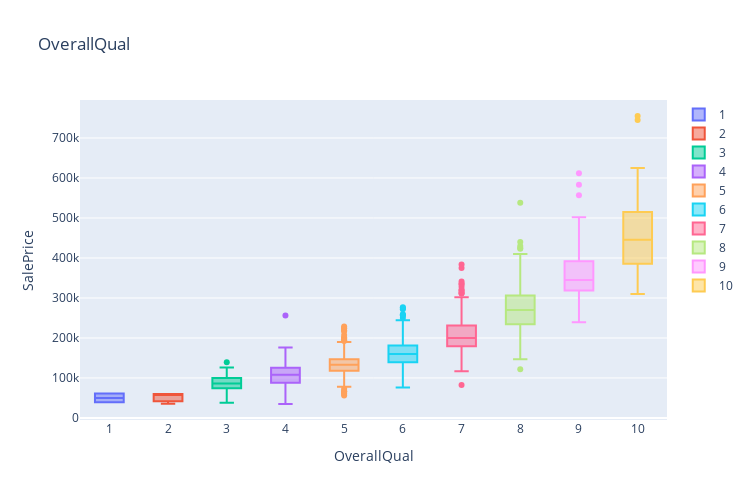

The notebook cell saved with this chart:
### Markdown cell above
### Boxplot: SalePrice vs. OverallQual

### Code cell
trace = []
for name, group in df_train[["SalePrice", "OverallQual"]].groupby("OverallQual"):
    trace.append( go.Box( y=group["SalePrice"].values, name=name ) )
    
layout = go.Layout(title="OverallQual", 
                   xaxis=dict(title='OverallQual',ticklen=5, zeroline= False),
                   yaxis=dict(title='SalePrice', side='left'),
                   autosize=False, width=750, height=500)

fig = go.Figure(data=trace, layout=layout)
iplot(fig)

### Figure 1 — Plotly figure (JSON) as saved in the notebook; plotly's stock layout.template omitted (floating-point values rounded to 4 significant figures; data arrays with more than 128 entries replaced by an {"elided": "..."} marker saying what was removed)
{"data": [{"name": "1", "type": "box", "y": [61000, 39300]}, {"name": "2", "type": "box", "y": [60000, 35311, 60000]}, {"name": "3", "type": "box", "y": [107400, 85000, 76500, 126175, 87500, 120000, 67000, 52000, 93500, 37900, 91000, 82000, 139600, 81000, 92900, 95000, 72500, 79000, 58500, 105000]}, {"name": "4", "type": "box", "y": [90000, 68500, 40000, 82000, 113000, 80000, 129500, 91000, 135750, 136500, 123600, 109900, 94750, 128950, 100000, 100000, 115000, 103200, 140000, 141000, 107000, 97000, 141000, 88000, 82500, 82000, 134432, 100000, 150000, 109008, 81000, 118000, 256000, 89471, 86000, 34900, 106250, 86000, 111250, 108000, 108000, 133000, 118500, 75500, 84500, 108000, 137500, 137500, 87000, 55000, 102776, 129000, 124500, 135000, 120500, 103000, 98000, 96500, 102000, 107900, 109900, 93000, 128000, 129000, 132250, 118500, 106500, 110000, 75000, 135000, 79900, 150000, 135000, 85500, 110000, 121600, 88000, 176000, 84000, 97000, 80000, 84900, 83500, 128000, 112000, 115000, 135000, 80000, 108959, 168000, 148000, 116050, 107000, 113000, 145000, 80500, 101800, 161500, 68400, 119000, 111000, 82500, 55000, 100000, 52500, 123000, 108500, 104900, 105000, 125500, 125500, 90000, 122500, 64500, 120500, 112000]}, {"name": "5", "type": "box", "y": {"elided": "397 int values"}}, {"name": "6", "type": "box", "y": {"elided": "374 int values"}}, {"name": "7", "type": "box", "y": {"elided": "319 int values"}}, {"name": "8", "type": "box", "y": {"elided": "168 int values"}}, {"name": "9", "type": "box", "y": [345000, 277500, 319900, 385000, 412500, 501837, 415298, 360000, 342643, 377426, 266000, 437154, 318061, 394432, 380000, 326000, 374000, 446261, 315000, 325000, 313000, 314813, 370878, 285000, 320000, 264132, 485000, 582933, 350000, 328900, 611657, 320000, 239000, 395192, 315500, 556581, 335000, 367294, 378500, 325000, 333168, 315000, 377500]}, {"name": "10", "type": "box", "y": [438780, 475000, 386250, 426000, 555000, 402861, 325000, 451950, 755000, 385000, 337500, 625000, 745000, 465000, 466500, 310000]}], "layout": {"autosize": false, "height": 500, "title": {"text": "OverallQual"}, "width": 750, "xaxis": {"ticklen": 5, "title": {"text": "OverallQual"}, "zeroline": false}, "yaxis": {"side": "left", "title": {"text": "SalePrice"}}}}
